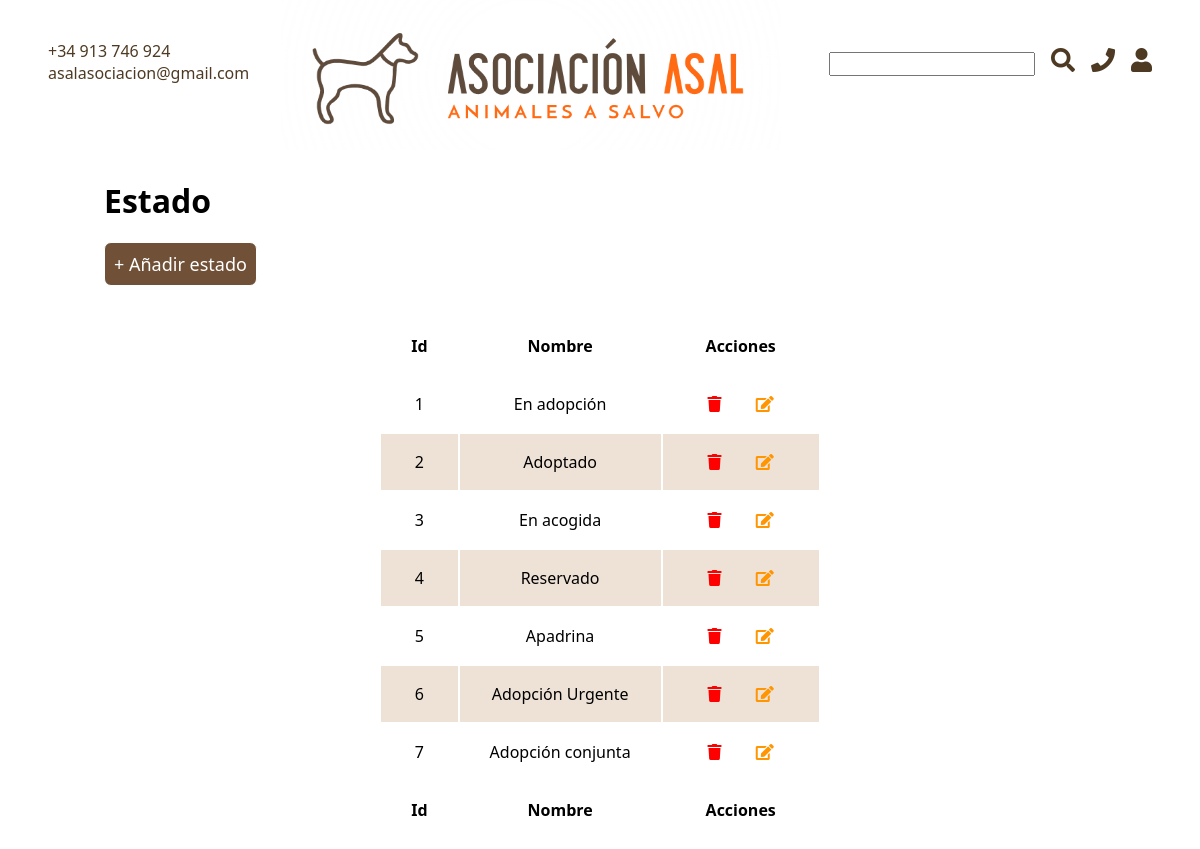
Screenshot of /private/admin/estado/indexEstado.php with the database file from the repository.
### tables this page shows
CREATE TABLE IF NOT EXISTS 20_estado(
	id INT AUTO_INCREMENT NOT NULL PRIMARY KEY,
    nombre VARCHAR(20) NOT NULL
);

### private/admin/estado/DatabaseEstado.php (called while the page is built, shortened)
<?php
    class DatabaseEstado{
        public function conectar(){
            $driver = "mysql";
            $host = 'localhost';
            $port = '3306';
            $bd = 'protectora';
            $user = 'root';
            $password = "";
            $dsn = "$driver:dbname=$bd;host=$host;port=$port";
            try{
                $gbd = new PDO($dsn, $user, $password);
            } catch (PDOException $e) {
                echo 'Fallo la conexion: ' . $e->getMessage();
            }
            return $gbd;
        }
        public function getAll(){
            $sql = "SELECT * FROM 20_estado";
            $resultados = self::conectar()->query($sql);
            return $resultados;
        }
    }
?>

### private/admin/estado/indexEstado.php (the view, shortened to what this page needs)
<?php
    if(isset($_SESSION['pepito'])){
        $sesion = '<a href="../../../auth/login/logout.php"><i class="fas fa-sign-out-alt"></i></a>';
    }else{
        $sesion = '<a href="../../../auth/login/login.php"><i class="fas fa-user"></i></a>';
    }
    require_once ('DatabaseEstado.php');
    $database = new DatabaseEstado();
    $resultados = $database->getAll();
?>
<!DOCTYPE html>
<html lang="es">
<head>
    <link rel="stylesheet" href="../admin.css">
    <link rel="stylesheet" href="https://cdnjs.cloudflare.com/ajax/libs/font-awesome/5.15.4/css/all.min.css"
 />
</head>
<body>
    <header>
        <section id="header">
            <div>
                <p class="contact">+34 913 746 924 <br>asalasociacion@gmail.com</p>
            </div>
            <div>
                <a href="../../../public/index/index.php"><img id="logo" src="../../../img/logos/logo2.png" alt="logo ASAL"></a>
            </div>
            <div>
                <p><input type="text"><i class="fas fa-search"></i><a href="#fo"><i class="fas fa-phone"></i></a><?php echo $sesion; ?></p>
            </div>
        </section>
    </header>
    <main>
        <section>
            <h1>Estado</h1>
            <a href="createEstado.php"><button>+ Añadir estado</button></a>
        </section>
        <section class="tabla">
            <table>
                <thead>
                    <tr>
                        <th>Id</th>
                        <th>Nombre</th>
                        <th>Acciones</th>
                    </tr>
                </thead>
                <tbody>
                    <?php
                        foreach ($resultados as $row) {
                            echo '<tr>';
                            echo '<td>' . $row['id'] . '</td>';
                            echo '<td>' . $row['nombre'] . '</td>';
                            echo '<td class="acciones"><a href="deleteEstado.php?id='.$row['id'].'"><i class="fas fa-trash" style="color: #ff0000;"></i></a>  <a href="editEstado.php?id='.$row['id'].'"><i class="fas fa-edit" style="color: #ff9500;"></i></a></td>';
                            echo '</tr>';
                        }
                    ?>
                </tbody>
                <tfoot>
                    <td>Id</td>
                    <td>Nombre</td>
                    <td>Acciones</td>
                </tfoot>
            </table>
        </section>
    </main>
</body>
</html>

### private/admin/admin.css (style rules this page uses)
* { font-family: 'Segoe UI', Tahoma, Geneva, Verdana, sans-serif; flex-wrap: wrap; margin: 0; }
#header { display: flex; justify-content: space-between; color: rgb(78, 58, 35); font-size: large; margin-right: 4vw; margin-left: 4vw; margin-bottom: 3vh; }
#logo { width: 500px; height: 150px; }
.contact { font-size: medium; margin-bottom: 1vh; margin-top: 2vh; }
header section div:nth-child(1) { margin-bottom: 0; margin-top: 3vh; }
header section div:nth-child(3) { margin-bottom: 0; margin-top: 6vh; padding-left: 2vh; }
header section div p { font-weight: 500; margin-bottom: 0; }
header section div:nth-child(3) p i { font-size: x-large; padding-left: 2vh; margin-top: 0; color: rgb(78, 58, 35); }
main { margin-bottom: 10vh; margin-left: 20px; margin-right: 20px; }
h1 { margin-left: 7vw; font-size: xx-large; margin-bottom: 20px; }
button { margin-left: 7vw; margin-bottom: 30px; background-color: #705137; color: white; border-radius: 7px; font-size: large; padding: 9px; border: 1px solid white; }
tr:nth-child(even) { background-color: #eee1d6; }
th, td { padding: 17px; padding-left: 30px; padding-right: 30px; text-align: center; }
main table tbody tr td i { margin-right: 15px; margin-left: 15px; }
.tabla { display: flex; justify-content: center; }
thead, tfoot { font-weight: bolder; }

### rows the page displays
20_estado: id "1", nombre "En adopción"
20_estado: id "2", nombre "Adoptado"
20_estado: id "3", nombre "En acogida"
20_estado: id "4", nombre "Reservado"
20_estado: id "5", nombre "Apadrina"
20_estado: id "6", nombre "Adopción Urgente"
20_estado: id "7", nombre "Adopción conjunta"
